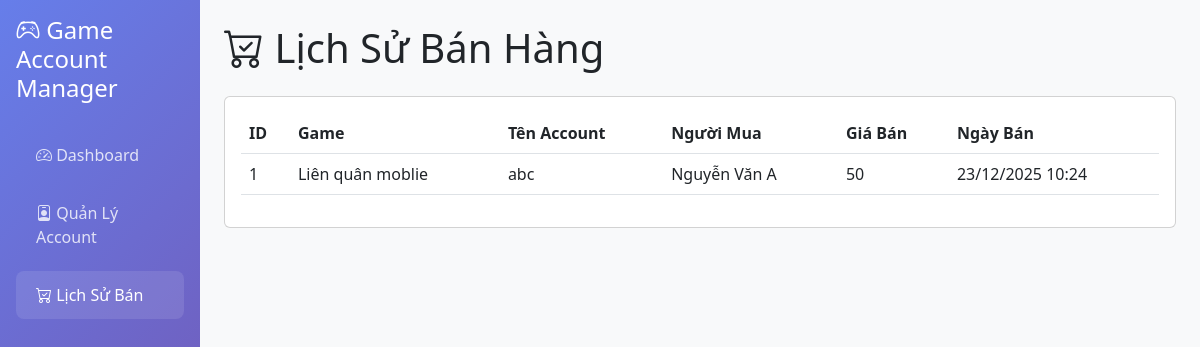
The app's page /sales with its own data.
### app.py (models this page shows, shortened)
class Sale(db.Model):
    id = db.Column(db.Integer, primary_key=True)
    account_id = db.Column(db.Integer, db.ForeignKey('game_account.id'), nullable=False)
    buyer_name = db.Column(db.String(100))
    sale_price = db.Column(db.Float, nullable=False)
    sale_date = db.Column(db.DateTime, default=datetime.utcnow)
    account = db.relationship('GameAccount', backref=db.backref('sales', lazy=True))

class GameAccount(db.Model):
    id = db.Column(db.Integer, primary_key=True)
    game_name = db.Column(db.String(100), nullable=False)
    account_name = db.Column(db.String(100), nullable=False)
    level = db.Column(db.Integer, default=1)
    price = db.Column(db.Float, nullable=False)
    status = db.Column(db.String(20), default='available')  # available, sold, reserved
    description = db.Column(db.Text)
    created_at = db.Column(db.DateTime, default=datetime.utcnow)
    sold_at = db.Column(db.DateTime, nullable=True)

### app.py (the view)
@app.route('/sales')
def sales():
    sales = Sale.query.order_by(Sale.sale_date.desc()).all()
    return render_template('sales.html', sales=sales)

### app.py (called while the page is built)
def format_thousands(value):
    if value is None:
        return "0"
    try:
        value = float(value)
        if value >= 1000:
            result = value / 1000
            if result == int(result):
                return f"{int(result):,} K"
            else:
                return f"{result:,.1f} K"
        else:
            return f"{value:,.0f}"
    except (ValueError, TypeError):
        return "0"

### templates/sales.html (shortened to what this page needs)
{% extends "base.html" %}
{% block content %}
<h1 class="mb-4"><i class="bi bi-cart-check"></i> Lịch Sử Bán Hàng</h1>
<div class="card">
    <div class="card-body">
        <div class="table-responsive">
            <table class="table table-hover">
                <thead>
                    <tr>
                        <th>ID</th>
                        <th>Game</th>
                        <th>Tên Account</th>
                        <th>Người Mua</th>
                        <th>Giá Bán</th>
                        <th>Ngày Bán</th>
                    </tr>
                </thead>
                <tbody>
                    {% for sale in sales %}
                    <tr>
                        <td>{{ sale.id }}</td>
                        <td>{{ sale.account.game_name }}</td>
                        <td>{{ sale.account.account_name }}</td>
                        <td>{{ sale.buyer_name or 'N/A' }}</td>
                        <td>{{ sale.sale_price | thousands }}</td>
                        <td>{{ sale.sale_date.strftime('%d/%m/%Y %H:%M') }}</td>
                    </tr>
                    {% else %}
                    <tr>
                        <td colspan="6" class="text-center text-muted">Chưa có giao dịch nào</td>
                    </tr>
                    {% endfor %}
                </tbody>
            </table>
        </div>
    </div>
</div>
{% endblock %}

### records on screen
Sale: id "1", account.game_name "Liên quân moblie", account.account_name "abc", buyer_name "Nguyễn Văn A", sale_price|thousands "50", sale_date "23/12/2025 10:24"
